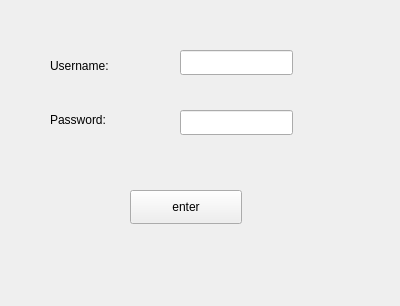
<?xml version="1.0" encoding="UTF-8"?>
<ui version="4.0">
 <class>Form</class>
 <widget class="QWidget" name="Form">
  <property name="geometry">
   <rect>
    <x>0</x>
    <y>0</y>
    <width>400</width>
    <height>306</height>
   </rect>
  </property>
  <property name="windowTitle">
   <string>Form</string>
  </property>
  <widget class="QPushButton" name="pushButton">
   <property name="geometry">
    <rect>
     <x>130</x>
     <y>190</y>
     <width>112</width>
     <height>34</height>
    </rect>
   </property>
   <property name="text">
    <string>enter</string>
   </property>
  </widget>
  <widget class="QLabel" name="label">
   <property name="geometry">
    <rect>
     <x>50</x>
     <y>50</y>
     <width>101</width>
     <height>31</height>
    </rect>
   </property>
   <property name="text">
    <string>Username:</string>
   </property>
  </widget>
  <widget class="QLabel" name="label_2">
   <property name="geometry">
    <rect>
     <x>50</x>
     <y>110</y>
     <width>91</width>
     <height>19</height>
    </rect>
   </property>
   <property name="text">
    <string>Password:</string>
   </property>
  </widget>
  <widget class="QLineEdit" name="lineEdit">
   <property name="geometry">
    <rect>
     <x>180</x>
     <y>50</y>
     <width>113</width>
     <height>25</height>
    </rect>
   </property>
  </widget>
  <widget class="QLineEdit" name="lineEdit_2">
   <property name="geometry">
    <rect>
     <x>180</x>
     <y>110</y>
     <width>113</width>
     <height>25</height>
    </rect>
   </property>
  </widget>
 </widget>
 <resources/>
 <connections/>
</ui>
